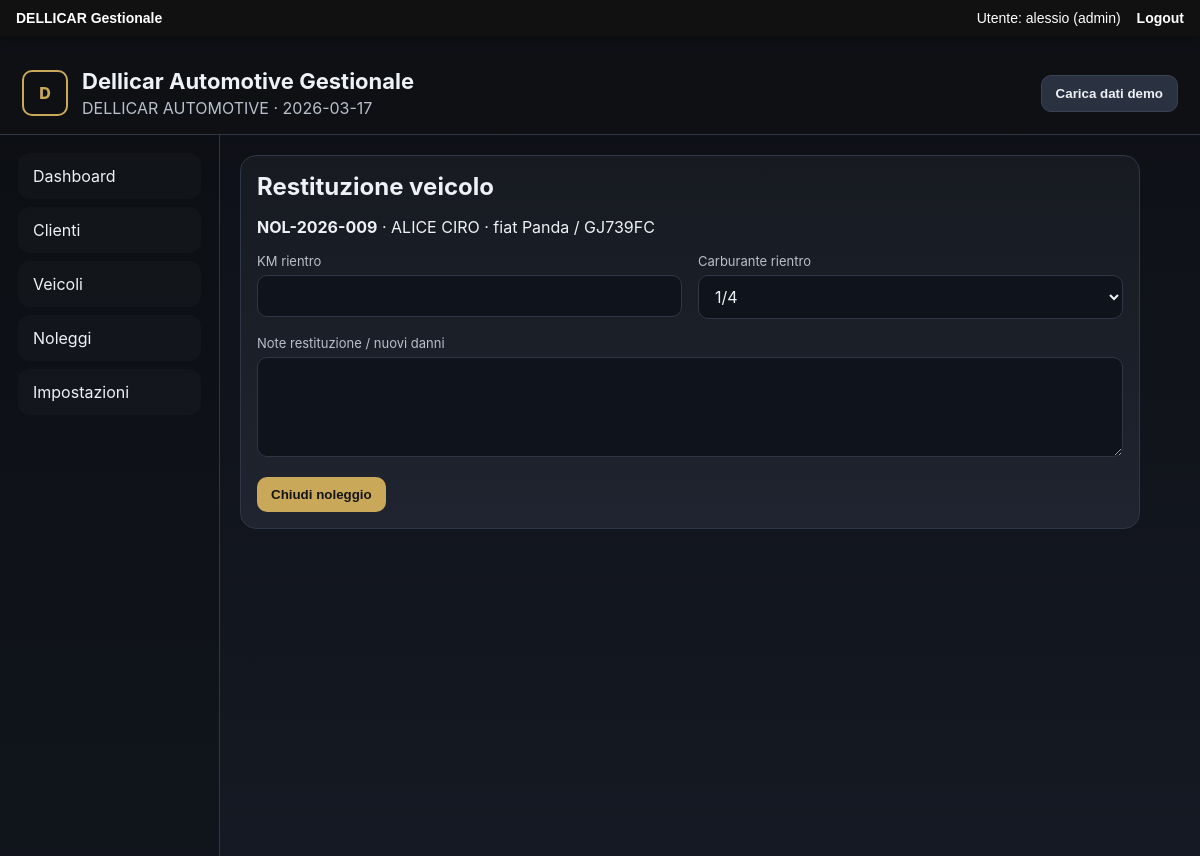
Page /rentals/9/close (signed in) on the committed database.
### tables this page shows
CREATE TABLE settings (
                key TEXT PRIMARY KEY,
                value TEXT NOT NULL
            );

CREATE TABLE rentals (
                id INTEGER PRIMARY KEY AUTOINCREMENT,
                contract_number TEXT NOT NULL UNIQUE,
                contract_date TEXT NOT NULL,
                client_id INTEGER NOT NULL,
                vehicle_id INTEGER NOT NULL,
                delivery_date TEXT,
                return_date TEXT,
                km_out INTEGER DEFAULT 0,
                km_in INTEGER,
                fuel_out TEXT,
                fuel_in TEXT,
                status TEXT NOT NULL DEFAULT 'Attivo',
                damage_front INTEGER DEFAULT 0,
                damage_rear INTEGER DEFAULT 0,
                damage_left_front INTEGER DEFAULT 0,
                damage_left_rear INTEGER DEFAULT 0,
                damage_right_front INTEGER DEFAULT 0,
                damage_right_rear INTEGER DEFAULT 0,
                damage_notes TEXT,
                return_notes TEXT,
                client_signature TEXT,
                dellicar_signature TEXT, COLUM ora_uscita TEXT, ora_uscita TEXT, delivery_time TEXT,
                FOREIGN KEY (client_id) REFERENCES clients(id),
                FOREIGN KEY (vehicle_id) REFERENCES vehicles(id)
            );

CREATE TABLE clients (
                id INTEGER PRIMARY KEY AUTOINCREMENT,
                full_name TEXT NOT NULL,
                phone TEXT,
                email TEXT,
                residence TEXT,
                license_number TEXT,
                license_expiry TEXT,
                issued_by TEXT,
                notes TEXT
            );

CREATE TABLE vehicles (
                id INTEGER PRIMARY KEY AUTOINCREMENT,
                make_model TEXT NOT NULL,
                plate TEXT NOT NULL UNIQUE,
                km INTEGER DEFAULT 0,
                status TEXT NOT NULL DEFAULT 'Disponibile',
                fuel TEXT NOT NULL DEFAULT 'Pieno',
                notes TEXT
            );

### app.py (the view, shortened to what this page needs)
@app.route("/rentals/<int:rental_id>/close", methods=["GET", "POST"])
@role_required("admin","segretaria")
def close_rental(rental_id: int) -> str:
    db = get_db()
    rental = db.execute(
        """
        SELECT rentals.*, clients.full_name, vehicles.make_model, vehicles.plate
        FROM rentals
        JOIN clients ON clients.id = rentals.client_id
        JOIN vehicles ON vehicles.id = rentals.vehicle_id
        WHERE rentals.id=?
        """,
        (rental_id,),
    ).fetchone()
    if rental is None:
        return redirect(url_for("rentals"))
    return render_template("close_rental.html", rental=rental)

### app.py (called while the page is built)
def role_required(*roles):
    def decorator(f):
        @wraps(f)
        def wrapped(*args, **kwargs):
            if not session.get("logged"):
                return redirect("/login")
            if session.get("role") not in roles:
                return "Accesso negato", 403
            return f(*args, **kwargs)
        return wrapped
    return decorator

def get_db():
    if "db" not in g:
        if USE_POSTGRES:
            import psycopg2
            conn = psycopg2.connect(DATABASE_URL)
            g.db = conn
        else:
            g.db = sqlite3.connect(DB_PATH, timeout=10)
            g.db.execute("PRAGMA journal_mode=WAL;")
            g.db.execute("PRAGMA synchronous=NORMAL;")
            g.db.row_factory = sqlite3.Row
    return g.db

def get_settings() -> dict[str, str]:
    db = get_db()
    rows = db.execute("SELECT key, value FROM settings").fetchall()
    data = {row["key"]: row["value"] for row in rows}
    for k, v in DEFAULT_SETTINGS.items():
        data.setdefault(k, v)
    return data

@app.context_processor
def inject_globals() -> dict[str, Any]:
    return {"company": get_settings(), "today": date.today().isoformat()}

### templates/close_rental.html
{% extends 'base.html' %}
{% block content %}
<section class="panel max-w">
  <h2>Restituzione veicolo</h2>
  <p><strong>{{ rental.contract_number }}</strong> · {{ rental.full_name }} · {{ rental.make_model }} / {{ rental.plate }}</p>
  <form method="post" class="form-grid">
    <div><label>KM rientro</label><input name="km_in" type="number" required></div>
    <div><label>Carburante rientro</label>
      <select name="fuel_in"><option>1/4</option><option>1/2</option><option>3/4</option><option>Pieno</option></select>
    </div>
    <div class="full"><label>Note restituzione / nuovi danni</label><textarea name="return_notes"></textarea></div>
    <div class="full"><button class="btn" type="submit">Chiudi noleggio</button></div>
  </form>
</section>
{% endblock %}

### templates/base.html (shortened to what this page needs)
<!DOCTYPE html>
<html lang="it">
<head>
  <link rel="stylesheet" href="{{ url_for('static', filename='style.css') }}">
</head>
<body>
{% if session.get("logged") %}
<div class="dellicar-userbar">
    <div><strong>DELLICAR Gestionale</strong></div>
    <div>Utente: {{ session.get("username","-") }} ({{ session.get("role","-") }}) <a href="/logout">Logout</a></div>
</div>
{% endif %}
  <header class="topbar">
    <div class="brand-wrap">
      <div class="logo-box">D</div>
      <div>
        <h1>Dellicar Automotive Gestionale</h1>
        <p>{{ company.company_name }} · {{ today }}</p>
      </div>
    </div>
    <form class="demo-form" method="post" action="{{ url_for('seed_demo_route') }}">
      <button type="submit" class="btn secondary">Carica dati demo</button>
    </form>
  </header>
  <div class="layout">
    <aside class="sidebar">
      <a href="{{ url_for('dashboard') }}">Dashboard</a>
      <a href="{{ url_for('clients') }}">Clienti</a>
      <a href="{{ url_for('vehicles') }}">Veicoli</a>
      <a href="{{ url_for('rentals') }}">Noleggi</a>
      <a href="{{ url_for('settings') }}">Impostazioni</a>
    </aside>
    <main class="content">
      {% block content %}{% endblock %}
    </main>
  </div>
</body>
</html>

### static/style.css (style rules this page uses)
:root { --bg:#0f1115; --panel:#171a21; --panel2:#1f2430; --text:#eef1f5; --muted:#b9c0cc; --gold:#caa85a; --line:#2f3646; --danger:#d64545; }
* { box-sizing:border-box }
body { margin:0;font-family:-apple-system,BlinkMacSystemFont,"Segoe UI",Roboto,Arial,sans-serif;background:linear-gradient(180deg,#0d0f14,#151923);color:var(--text) }
a { color:inherit;text-decoration:none }
.topbar { display:flex;justify-content:space-between;align-items:center;gap:16px;padding:16px 22px;border-bottom:1px solid var(--line);position:sticky;top:0;background:rgba(15,17,21,.95);backdrop-filter:blur(8px);z-index:10 }
.brand-wrap { display:flex;align-items:center;gap:14px }
.brand-wrap h1 { margin:0;font-size:22px }
.brand-wrap p { margin:4px 0 0;color:var(--muted) }
.logo-box { width:46px;height:46px;border:2px solid var(--gold);border-radius:10px;display:grid;place-items:center;color:var(--gold);font-weight:800 }
.layout { display:grid;grid-template-columns:220px 1fr;min-height:calc(100vh - 79px) }
.sidebar { padding:18px;border-right:1px solid var(--line);background:rgba(10,12,16,.35);display:flex;flex-direction:column;gap:8px }
.sidebar a { padding:12px 14px;border-radius:12px;background:rgba(255,255,255,.02);border:1px solid transparent }
.content { padding:20px }
.cards,.grid-2,.form-grid,.contract-grid,.damage-layout { display:grid;gap:16px }
.form-grid { grid-template-columns:1fr 1fr }
.card,.panel,.subpanel { background:linear-gradient(180deg,var(--panel),var(--panel2));border:1px solid var(--line);border-radius:16px;padding:16px }
.panel h2 { margin:0 0 12px }
.btn { display:inline-block;padding:10px 14px;border-radius:10px;background:var(--gold);color:#141414;font-weight:700;border:none;cursor:pointer }
.btn.secondary { background:#2a3140;color:var(--text);border:1px solid #3a4354 }
input,select,textarea { width:100%;padding:10px 12px;border-radius:10px;border:1px solid var(--line);background:#0f131b;color:var(--text);font:inherit }
textarea { min-height:100px;resize:vertical }
label { display:block;font-size:13px;color:var(--muted);margin-bottom:6px }
.full { grid-column:1 / -1 }
.max-w { max-width:900px }

### templates/base.html (style rules this page uses)
.dellicar-userbar { position:fixed; top:0; left:0; right:0; z-index:9999; background:#111; color:#fff; padding:10px 16px; font-family:Arial,sans-serif; font-size:14px; display:flex; justify-content:space-between; align-items:center; box-shadow:0 2px 8px rgba(0,0,0,0.25); }
.dellicar-userbar a { color:#fff; text-decoration:none; font-weight:bold; margin-left:12px; }
body { padding-top:52px !important; }

### rows in the picture
settings: company_name "DELLICAR AUTOMOTIVE"
rentals: contract_number "NOL-2026-009"
clients: full_name "ALICE CIRO"
vehicles: make_model "fiat Panda", plate "GJ739FC"

### other values in the picture
{{ session.get("username","-") }} "alessio"
{{ session.get("role","-") }} "admin"
